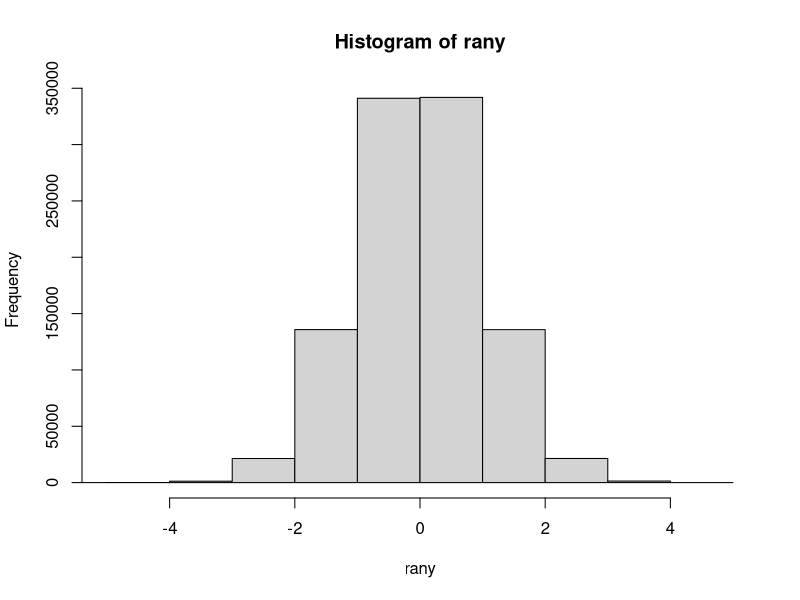
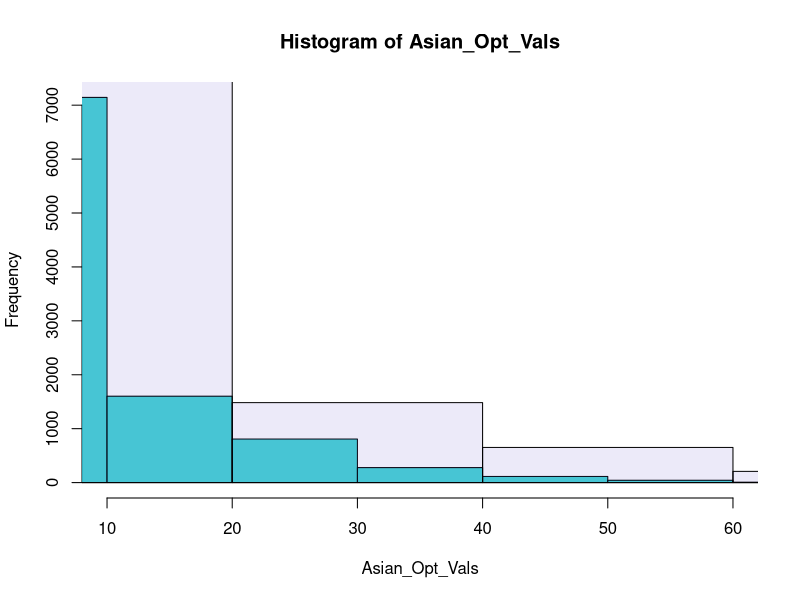
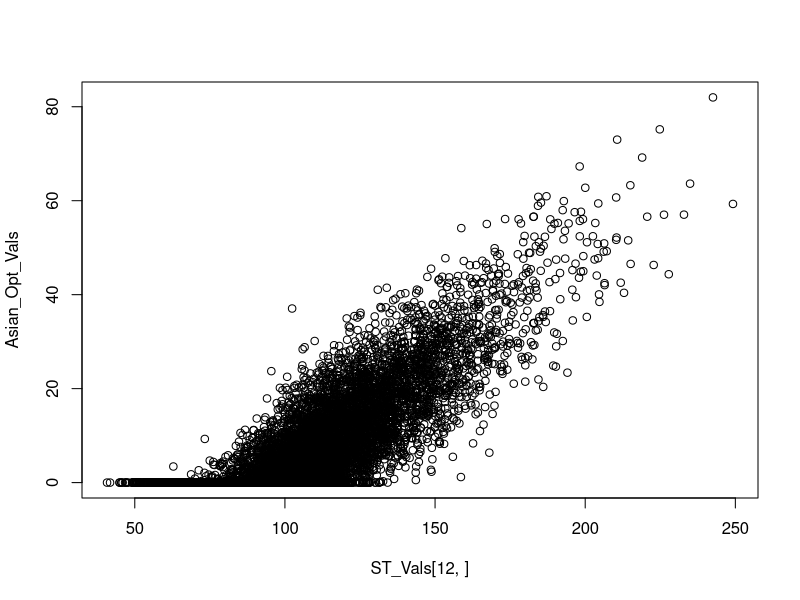
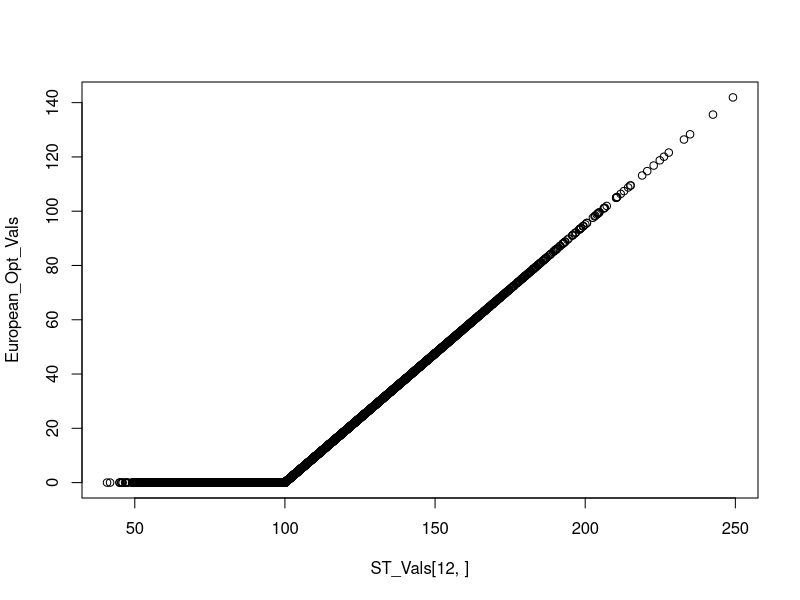

Generate these figures, in order, with R:
## ---- chunk 1
MYRAND <- function(inputvar)
{
  idum <- inputvar[1]
  numran <- inputvar[2]
  IM1 <- 2147483563
  IM2 <- 2147483399
  IMM1 <- IM1-1
  IA1 <- 40014
  IA2 <- 40692
  IQ1 <- 53668 
  IQ2 <- 52774
  IR1 <- 12211
  IR2 <- 3791
  NTAB <- 32
  NDIV <- as.integer(1+IMM1/NTAB)
  AM=1.0/IM1
  EPS=1.2e-7
  RNMX=1.-EPS
  iv=rep(0,NTAB)
  idum2 <- 123456789
  iy <- 0
  ranx <- rep(0,numran)
  icount <- 1
  for (icount in 1:numran)
  {
    if (idum<=0)
    {
      idum<-max(-idum,1)
      idum2 <- idum
      j<-NTAB+8
      while (j>0)
      {
        k <- as.integer(idum/IQ1)
        idum<-IA1*(idum-k*IQ1)-k*IR1
        if (idum<0){idum <- idum+IM1}
        if(j<= NTAB){iv[j] <- idum}
        j <- j-1
      }
      iy <- iv[1]
    }
    k<-as.integer(idum/IQ1)
    idum<-IA1*(idum-k*IQ1)-k*IR1
    if (idum<0) {idum <- idum+IM1}
    k<-as.integer(idum2/IQ2)
    idum2<-IA2*(idum2-k*IQ2)-k*IR2
    if (idum2<0) {idum2 <- idum2+IM2}
    j<-as.integer(iy/NDIV)+1
    iy<-iv[j]-idum2
    iv[j]<-idum
    if (iy<1) {iy<-iy+IMM1}
    ran2<-min(AM*iy,RNMX)
    ranx[icount]<-ran2
    icount<-icount+1
  }
  
return(ranx)
}
inputvar <- c(0,1000000)
ranx <- MYRAND(inputvar)
## ---- chunk 2
MYNORM <- function(ran_c)
{
  a0 <- 2.50662823884
  a1 <- -18.61500062529
  a2 <- 41.39119773534
  a3 <- -25.44106049637

  b0 <- -8.47351093090
  b1 <- 23.08336743743
  b2 <- -21.06224101826
  b3 <- 3.13082909833
  
  c0 <- 0.3374754822726147
  c1 <- 0.9761690190917186
  c2 <- 0.1607979714918209
  c3 <- 0.0276438810333863
  c4 <- 0.0038405729373609
  c5 <- 0.0003951896511919
  c6 <- 0.0000321767881768
  c7 <- 0.0000002888167364
  c8 <- 0.0000003960315187
  
  jcount <- 1
  numran <- inputvar[2]
  ran_norm_c <- rep(0,numran)
  while(jcount <= numran)
  {
    u <- ran_c[jcount]
    y <- u-0.5
    if(abs(y)<0.42)
    {
      r <- y*y
      x <- y*(((a3*r+a2)*r+a1)*r+a0)/((((b3*r+b2)*r+b1)*r+b0)*r+1)
    }
    else
    {
      r <- u
      if(y>0){r <- 1-u}
      r <- log(-log(r))
      x <- c0+r*(c1+r*(c2+r*(c3+r*(c4+r*(c5+r*(c6+r*(c7+r*c8)))))))
      if(y<0){x <- -x}
    }
    ran_norm_c[jcount] <- x
    jcount <- jcount+1
  } 
  return(ran_norm_c)
}

## ---- chunk 3
rany = MYNORM(ranx)
hist(rany,xlim=c(-5,5),breaks=10)
## ---- chunk 4
S0 <- 100
Strike <- 100
rf <- 0.05
Volatility <- 0.25
T <- 1/12
numpath <- 10000
ST_Vals <- matrix(rep(0),nrow=12,ncol=numpath)
ST_Vals_avg <- rep(0,numpath)
Asian_Opt_Vals <- rep(0,numpath)
European_Opt_Vals <- rep(0,numpath)
jcount <- 1
lcount <- 1
while(jcount <= numpath)
{
  St <- S0
  ST_avg <- S0
  for (kcount in 1:12)
  {
    St <- St*(exp((rf-0.5*(Volatility^2))*T+Volatility*sqrt(T)*rany[lcount]))
    ST_Vals[kcount,jcount] <- St
    ST_avg <- ST_avg+St
    lcount <- lcount+1
  }
  ST_avg <- (ST_avg-S0)/12
  ST_Vals_avg[jcount] <- ST_avg
  Asian_Payoff <- ST_avg-Strike
  European_Payoff <- ST_Vals[12,jcount]-Strike
  Asian_Opt_Vals[jcount] <- 0
  European_Opt_Vals[jcount] <- 0
  if(Asian_Payoff>0)
  {
    Asian_Opt_Vals[jcount] <- exp(-rf*T*12)*Asian_Payoff
  }
  if(European_Payoff>0)
  {
    European_Opt_Vals[jcount] <- exp(-rf*T*12)*European_Payoff
  }
  jcount = jcount+1
}
mean(Asian_Opt_Vals[1:numpath])
mean(European_Opt_Vals[1:numpath])

hist(Asian_Opt_Vals,xlim=range(10:60),col = rgb(0.1,0.8,0.8,0.8),breaks=10)
hist(European_Opt_Vals,xlim=range(10:60),col = rgb(0.3,0.2,0.8,0.1),breaks=10,add=T)
plot(ST_Vals[12,],Asian_Opt_Vals,type="p")
plot(ST_Vals[12,],European_Opt_Vals,type="p")
## ---- chunk 5
mean(European_Opt_Vals[1:100])
mean(European_Opt_Vals[1:1000])
